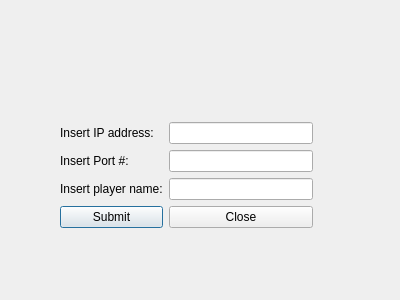
<?xml version="1.0" encoding="UTF-8"?>
<ui version="4.0">
 <class>PlayerNameDialog</class>
 <widget class="QDialog" name="PlayerNameDialog">
  <property name="geometry">
   <rect>
    <x>0</x>
    <y>0</y>
    <width>400</width>
    <height>300</height>
   </rect>
  </property>
  <property name="windowTitle">
   <string>Dialog</string>
  </property>
  <widget class="QWidget" name="">
   <property name="geometry">
    <rect>
     <x>60</x>
     <y>40</y>
     <width>253</width>
     <height>188</height>
    </rect>
   </property>
   <layout class="QVBoxLayout" name="verticalLayout">
    <item>
     <layout class="QHBoxLayout" name="horizontalLayout">
      <item>
       <spacer name="horizontalSpacer">
        <property name="orientation">
         <enum>Qt::Horizontal</enum>
        </property>
        <property name="sizeHint" stdset="0">
         <size>
          <width>40</width>
          <height>20</height>
         </size>
        </property>
       </spacer>
      </item>
      <item>
       <widget class="QLabel" name="invalidInputLabel">
        <property name="enabled">
         <bool>true</bool>
        </property>
        <property name="text">
         <string/>
        </property>
       </widget>
      </item>
      <item>
       <spacer name="horizontalSpacer_2">
        <property name="orientation">
         <enum>Qt::Horizontal</enum>
        </property>
        <property name="sizeHint" stdset="0">
         <size>
          <width>40</width>
          <height>20</height>
         </size>
        </property>
       </spacer>
      </item>
     </layout>
    </item>
    <item>
     <spacer name="verticalSpacer">
      <property name="orientation">
       <enum>Qt::Vertical</enum>
      </property>
      <property name="sizeHint" stdset="0">
       <size>
        <width>20</width>
        <height>40</height>
       </size>
      </property>
     </spacer>
    </item>
    <item>
     <layout class="QGridLayout" name="gridLayout">
      <item row="0" column="0">
       <widget class="QLabel" name="ipAddrLabel">
        <property name="text">
         <string>Insert IP address:</string>
        </property>
       </widget>
      </item>
      <item row="0" column="1">
       <widget class="QLineEdit" name="ipAddressLineEdit"/>
      </item>
      <item row="1" column="0">
       <widget class="QLabel" name="portLabel">
        <property name="text">
         <string>Insert Port #:</string>
        </property>
       </widget>
      </item>
      <item row="1" column="1">
       <widget class="QLineEdit" name="portNumberLineEdit"/>
      </item>
      <item row="2" column="0">
       <widget class="QLabel" name="NameLabel">
        <property name="text">
         <string>Insert player name:</string>
        </property>
       </widget>
      </item>
      <item row="2" column="1">
       <widget class="QLineEdit" name="PlayerNameLineEdit"/>
      </item>
      <item row="3" column="0">
       <widget class="QPushButton" name="SubmitPlayerNameButton">
        <property name="text">
         <string>Submit</string>
        </property>
       </widget>
      </item>
      <item row="3" column="1">
       <widget class="QPushButton" name="PlayerNameCloseButton">
        <property name="text">
         <string>Close</string>
        </property>
       </widget>
      </item>
     </layout>
    </item>
   </layout>
  </widget>
 </widget>
 <resources/>
 <connections/>
</ui>
